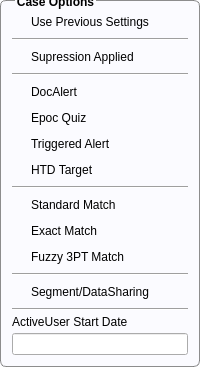
     <widget class="QGroupBox" name="caseOptionGroupBox">
      <property name="font">
       <font>
        <weight>75</weight>
        <bold>true</bold>
       </font>
      </property>
      <property name="mouseTracking">
       <bool>true</bool>
      </property>
      <property name="acceptDrops">
       <bool>false</bool>
      </property>
      <property name="autoFillBackground">
       <bool>false</bool>
      </property>
      <property name="styleSheet">
       <string notr="true">QGroupBox {
border: 1.40px solid rgb(110, 110, 110, 200);
border-radius: 6px;
background: rgb(248, 248, 255,70);
margin-top: 0.5em;
}

QGroupBox::title {
top: -5px;
left: 15px
}

QCheckBox {
color: black;
background: rgb(248, 248, 255, 0);
}
</string>
      </property>
      <property name="title">
       <string>Case Options</string>
      </property>
      <layout class="QGridLayout" name="gridLayout_7">
       <item row="14" column="1">
        <widget class="QCheckBox" name="segBox_check_box">
         <property name="text">
          <string>Segment/DataSharing</string>
         </property>
        </widget>
       </item>
       <item row="0" column="1">
        <widget class="QCheckBox" name="previousSettings_check_box">
         <property name="text">
          <string>Use Previous Settings</string>
         </property>
        </widget>
       </item>
       <item row="1" column="1">
        <widget class="Line" name="line_9">
         <property name="styleSheet">
          <string notr="true">font-weight: bold;</string>
         </property>
         <property name="orientation">
          <enum>Qt::Horizontal</enum>
         </property>
        </widget>
       </item>
       <item row="5" column="1">
        <widget class="QCheckBox" name="epocQuiz_check_box">
         <property name="text">
          <string>Epoc Quiz</string>
         </property>
        </widget>
       </item>
       <item row="6" column="1">
        <widget class="QCheckBox" name="triggeredAlert_checkBox">
         <property name="text">
          <string>Triggered Alert</string>
         </property>
        </widget>
       </item>
       <item row="10" column="1">
        <widget class="QCheckBox" name="exactMatch_check_box">
         <property name="text">
          <string>Exact Match</string>
         </property>
        </widget>
       </item>
       <item row="2" column="1">
        <widget class="QCheckBox" name="suppression_checkBox">
         <property name="text">
          <string>Supression Applied</string>
         </property>
        </widget>
       </item>
       <item row="12" column="1">
        <widget class="Line" name="line_11">
         <property name="orientation">
          <enum>Qt::Horizontal</enum>
         </property>
        </widget>
       </item>
       <item row="11" column="1">
        <widget class="QCheckBox" name="fuzzy_checkBox">
         <property name="enabled">
          <bool>true</bool>
         </property>
         <property name="text">
          <string>Fuzzy 3PT Match</string>
         </property>
        </widget>
       </item>
       <item row="9" column="1">
        <widget class="QCheckBox" name="standardMatch_check_box">
         <property name="text">
          <string>Standard Match</string>
         </property>
        </widget>
       </item>
       <item row="8" column="1">
        <widget class="Line" name="line_8">
         <property name="orientation">
          <enum>Qt::Horizontal</enum>
         </property>
        </widget>
       </item>
       <item row="18" column="1">
        <widget class="QLineEdit" name="activeUserDate_lineEdit"/>
       </item>
       <item row="4" column="1">
        <widget class="QCheckBox" name="docAlert_check_box">
         <property name="text">
          <string>DocAlert</string>
         </property>
        </widget>
       </item>
       <item row="15" column="1">
        <widget class="Line" name="line_10">
         <property name="orientation">
          <enum>Qt::Horizontal</enum>
         </property>
        </widget>
       </item>
       <item row="3" column="1">
        <widget class="Line" name="line_2">
         <property name="orientation">
          <enum>Qt::Horizontal</enum>
         </property>
        </widget>
       </item>
       <item row="16" column="1">
        <widget class="QLabel" name="label_39">
         <property name="maximumSize">
          <size>
           <width>16777215</width>
           <height>10</height>
          </size>
         </property>
         <property name="text">
          <string>ActiveUser Start Date</string>
         </property>
        </widget>
       </item>
       <item row="7" column="1">
        <widget class="QCheckBox" name="htdTarget_checkBox">
         <property name="text">
          <string>HTD Target</string>
         </property>
        </widget>
       </item>
      </layout>
     </widget>
